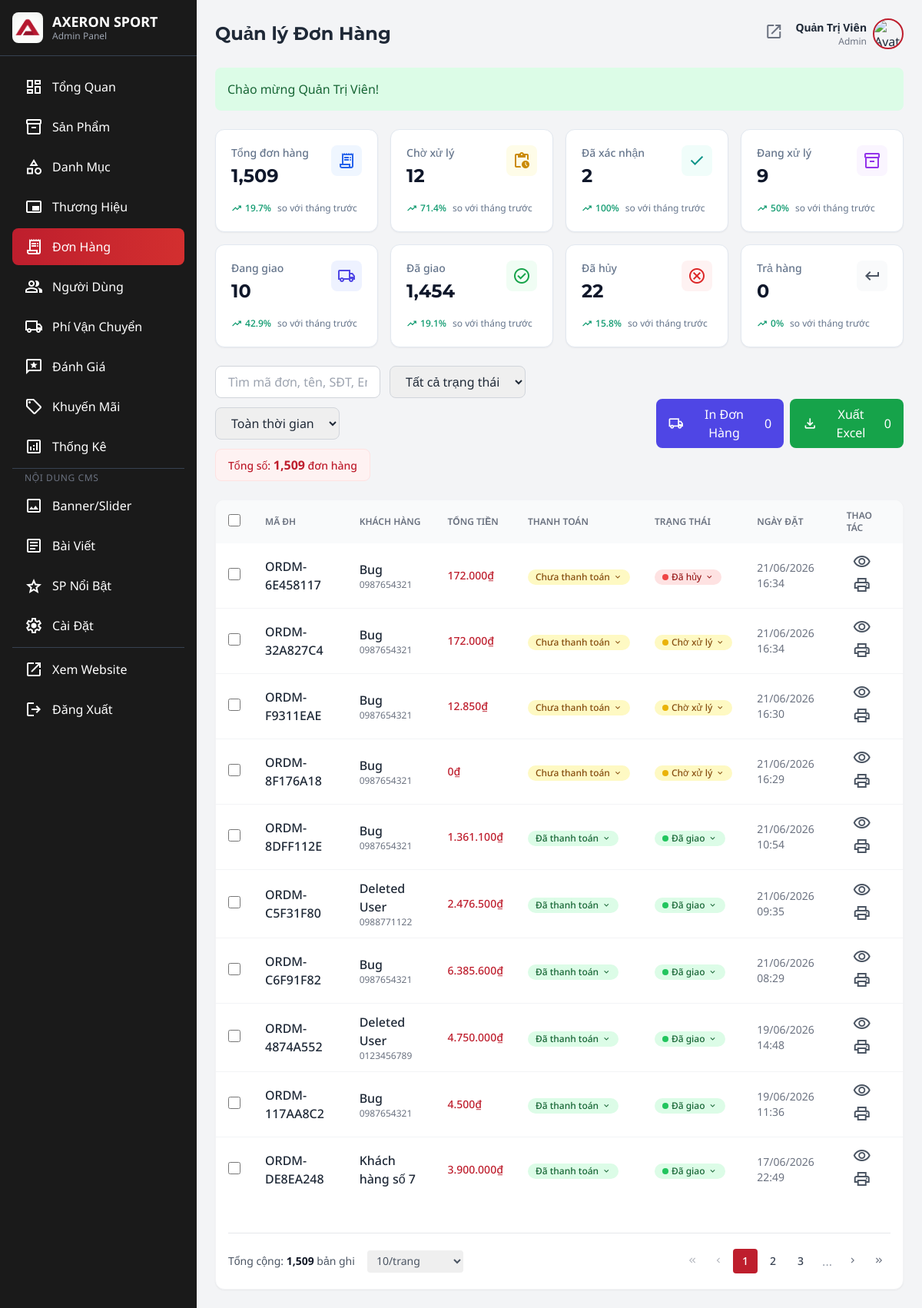
Screenshot of /admin/admin.php?action=orders (signed in) with the database file from the repository.
### tables this page shows
CREATE TABLE `orders` (
  `order_id` int(10) UNSIGNED NOT NULL,
  `order_code` varchar(50) DEFAULT NULL,
  `user_id` int(10) UNSIGNED DEFAULT NULL,
  `shipping_id` int(10) UNSIGNED DEFAULT NULL,
  `shipping_method_id` int(11) DEFAULT 1,
  `promo_id` int(10) UNSIGNED DEFAULT NULL,
  `recipient_name` varchar(100) NOT NULL COMMENT 'Snapshot ten nguoi nhan',
  `recipient_phone` varchar(15) NOT NULL COMMENT 'Snapshot so dien thoai',
  `recipient_email` varchar(100) DEFAULT NULL,
  `guest_token` varchar(64) DEFAULT NULL,
  `shipping_address` varchar(500) NOT NULL COMMENT 'Snapshot dia chi giao hang',
  `subtotal` decimal(14,2) NOT NULL DEFAULT 0.00 COMMENT 'Tong tien hang truoc giam gia',
  `discount_amount` decimal(14,2) NOT NULL DEFAULT 0.00 COMMENT 'So tien duoc giam',
  `shipping_fee` decimal(10,2) NOT NULL DEFAULT 0.00 COMMENT 'Phi van chuyen',
  `total_amount` decimal(14,2) NOT NULL DEFAULT 0.00 COMMENT 'Tong thanh toan cuoi cung',
  `order_status` enum('pending','confirmed','processing','shipped','delivered','cancelled','returned') NOT NULL DEFAULT 'pending' COMMENT 'Trang thai don hang',
  `payment_method` enum('cod','bank_transfer','momo','vnpay','zalopay','payos') NOT NULL DEFAULT 'cod',
  `payment_status` enum('unpaid','paid','refunded') NOT NULL DEFAULT 'unpaid' COMMENT 'Trang thai thanh toan',
  `note` text DEFAULT NULL,
  `created_at` datetime NOT NULL DEFAULT current_timestamp(),
  `updated_at` datetime NOT NULL DEFAULT current_timestamp() ON UPDATE current_timestamp()
);

CREATE TABLE `users` (
  `user_id` int(10) UNSIGNED NOT NULL,
  `role_id` tinyint(3) UNSIGNED NOT NULL DEFAULT 3 COMMENT '3=customer, 2=staff, 1=admin',
  `full_name` varchar(100) NOT NULL,
  `email` varchar(150) NOT NULL,
  `google_id` varchar(255) DEFAULT NULL,
  `facebook_id` varchar(255) DEFAULT NULL,
  `phone` varchar(15) DEFAULT NULL,
  `password_hash` varchar(255) DEFAULT NULL,
  `avatar_url` varchar(500) DEFAULT NULL,
  `gender` enum('male','female','other') DEFAULT NULL,
  `date_of_birth` date DEFAULT NULL,
  `is_active` tinyint(1) NOT NULL DEFAULT 1 COMMENT '1=hoat dong, 0=bi khoa',
  `is_deleted` tinyint(1) NOT NULL DEFAULT 0,
  `locked_until` datetime DEFAULT NULL COMMENT 'Khoa tam thoi sau nhieu lan dang nhap sai',
  `login_attempts` tinyint(3) UNSIGNED NOT NULL DEFAULT 0 COMMENT 'So lan dang nhap sai lien tiep',
  `remember_token` varchar(255) DEFAULT NULL COMMENT 'Token ghi nhớ đăng nhập',
  `email_verified` tinyint(1) NOT NULL DEFAULT 0,
  `created_at` datetime NOT NULL DEFAULT current_timestamp(),
  `updated_at` datetime NOT NULL DEFAULT current_timestamp() ON UPDATE current_timestamp(),
  `review_banned` tinyint(1) DEFAULT 0
);

### admin/admin-orders.php (the view, shortened to what the rows shown need)
<?php
$limit = (int)($_GET['limit'] ?? 10);
$currentPage = (int)($_GET['page'] ?? 1);
$offset = ($currentPage - 1) * $limit;
$where = "WHERE 1=1";
$params = [];
$orders = $db->select("
    SELECT o.*, u.full_name, u.email
    FROM orders o
    LEFT JOIN users u ON o.user_id = u.user_id
    $where
    ORDER BY o.created_at DESC
    LIMIT $limit OFFSET $offset
", $params);
?>
<div class="bg-white rounded-xl shadow-sm border border-gray-100 overflow-hidden">
    <div class="overflow-x-auto">
        <table class="w-full">
            <thead class="bg-gray-50">
                <tr>
                    <th class="px-4 py-3 text-left text-xs font-semibold text-gray-500 uppercase">
                        <input type="checkbox" id="select-all-orders" onchange="toggleSelectAllOrders()" class="w-4 h-4 rounded border-gray-300 cursor-pointer">
                    </th>
                    <th class="px-4 py-3 text-left text-xs font-semibold text-gray-500 uppercase">Mã ĐH</th>
                    <th class="px-4 py-3 text-left text-xs font-semibold text-gray-500 uppercase">Khách hàng</th>
                    <th class="px-4 py-3 text-left text-xs font-semibold text-gray-500 uppercase">Tổng tiền</th>
                    <th class="px-4 py-3 text-left text-xs font-semibold text-gray-500 uppercase">Thanh toán</th>
                    <th class="px-4 py-3 text-left text-xs font-semibold text-gray-500 uppercase">Trạng thái</th>
                    <th class="px-4 py-3 text-left text-xs font-semibold text-gray-500 uppercase">Ngày đặt</th>
                    <th class="px-4 py-3 text-left text-xs font-semibold text-gray-500 uppercase">Thao tác</th>
                </tr>
            </thead>
            <tbody class="divide-y divide-gray-100">
                <?php foreach ($orders as $order): ?>
                <tr class="hover:bg-gray-50">
                    <td class="px-4 py-3">
                        <input type="checkbox" name="order_ids[]" value="<?= $order['order_id'] ?>" class="order-checkbox w-4 h-4 rounded border-gray-300 cursor-pointer">
                    </td>
                    <td class="px-4 py-3">
                        <span class="font-medium"><?= htmlspecialchars($order['order_code']) ?></span>
                    </td>
                    <td class="px-4 py-3">
                        <p class="font-medium text-gray-800"><?= htmlspecialchars($order['full_name'] ?? $order['recipient_name']) ?></p>
                        <p class="text-xs text-gray-500"><?= htmlspecialchars($order['recipient_phone']) ?></p>
                    </td>
                    <td class="px-4 py-3 text-sm font-medium text-axeron-red"><?= formatPrice($order['total_amount']) ?></td>
                    <td class="px-4 py-3">
                        <?php
                        $paymentClass = match($order['payment_status']) {
                            'paid' => 'bg-green-100 text-green-800',
                            'unpaid' => 'bg-yellow-100 text-yellow-800',
                            'refunded' => 'bg-gray-100 text-gray-800',
                            default => 'bg-gray-100 text-gray-800'
                        };
                        $paymentText = match($order['payment_status']) {
                            'paid' => 'Đã thanh toán',
                            'unpaid' => 'Chưa thanh toán',
                            'refunded' => 'Đã hoàn tiền',
                            default => $order['payment_status']
                        };
                        ?>
                        <div class="relative inline-block">
                            <button onclick="togglePaymentDropdown(event, <?= $order['order_id'] ?>)"
                                    data-order-id="<?= $order['order_id'] ?>"
                                    class="payment-dropdown-btn px-2.5 py-0.5 rounded-full text-xs font-medium <?= $paymentClass ?> hover:opacity-80 transition-opacity flex items-center gap-1 cursor-pointer whitespace-nowrap">
                                <span class="payment-text"><?= $paymentText ?></span>
                                <span class="material-symbols-outlined text-xs">expand_more</span>
                            </button>
                        </div>
                    </td>
                    <td class="px-4 py-3">
                        <?php
                        $statusClass = match($order['order_status']) {
                            'pending' => 'bg-yellow-100 text-yellow-800',
                            'confirmed' => 'bg-blue-100 text-blue-800',
                            'processing' => 'bg-purple-100 text-purple-800',
                            'shipped' => 'bg-indigo-100 text-indigo-800',
                            'delivered' => 'bg-green-100 text-green-800',
                            'cancelled' => 'bg-red-100 text-red-800',
                            'returned' => 'bg-gray-100 text-gray-800',
                            default => 'bg-gray-100 text-gray-800'
                        };
                        $statusText = match($order['order_status']) {
                            'pending' => 'Chờ xử lý',
                            'confirmed' => 'Đã xác nhận',
                            'processing' => 'Đang xử lý',
                            'shipped' => 'Đang giao',
                            'delivered' => 'Đã giao',
                            'cancelled' => 'Đã hủy',
                            'returned' => 'Trả hàng',
                            default => $order['order_status']
                        };
                        $statusDot = match($order['order_status']) {
                            'pending' => 'bg-yellow-500',
                            'confirmed' => 'bg-blue-500',
                            'processing' => 'bg-purple-500',
                            'shipped' => 'bg-indigo-500',
                            'delivered' => 'bg-green-500',
                            'cancelled' => 'bg-red-500',
                            'returned' => 'bg-gray-500',
                            default => 'bg-gray-500'
                        };
                        ?>
                        <div class="relative inline-block">
                            <button onclick="toggleStatusDropdown(event, <?= $order['order_id'] ?>)"
                                    data-order-id="<?= $order['order_id'] ?>"
                                    class="status-dropdown-btn px-2.5 py-0.5 rounded-full text-xs font-medium <?= $statusClass ?> hover:opacity-80 transition-opacity flex items-center gap-1 cursor-pointer whitespace-nowrap">
                                <span class="status-dot w-2 h-2 rounded-full <?= $statusDot ?>"></span>
                                <span class="status-text"><?= $statusText ?></span>
                                <span class="material-symbols-outlined text-xs">expand_more</span>
                            </button>
                        </div>
                    </td>
                    <td class="px-4 py-3 text-sm text-gray-500"><?= date('d/m/Y H:i', strtotime($order['created_at'])) ?></td>
                    <td class="px-4 py-3">
                        <a href="javascript:void(0)" onclick="viewOrder(<?= $order['order_id'] ?>)"
                           class="p-2 hover:bg-gray-100 rounded-lg transition-colors" title="Chi tiết">
                            <span class="material-symbols-outlined text-gray-600">visibility</span>
                        </a>
                        <a href="javascript:void(0)" onclick="printInvoice(<?= $order['order_id'] ?>)"
                           class="p-2 hover:bg-gray-100 rounded-lg transition-colors" title="In hóa đơn">
                            <span class="material-symbols-outlined text-gray-600">print</span>
                        </a>
                    </td>
                </tr>
                <?php endforeach; ?>
            </tbody>
        </table>
    </div>
</div>

### rows the page displays
orders: order_code "ORDM-6E458117", user.full_name "Bug", recipient_phone "0987654321", total_amount "172.000₫", payment_status "Chưa thanh toán", order_status "Đã hủy", created_at "21/06/2026 16:34"
orders: order_code "ORDM-32A827C4", user.full_name "Bug", recipient_phone "0987654321", total_amount "172.000₫", payment_status "Chưa thanh toán", order_status "Chờ xử lý", created_at "21/06/2026 16:34"
orders: order_code "ORDM-F9311EAE", user.full_name "Bug", recipient_phone "0987654321", total_amount "12.850₫", payment_status "Chưa thanh toán", order_status "Chờ xử lý", created_at "21/06/2026 16:30"
orders: order_code "ORDM-8F176A18", user.full_name "Bug", recipient_phone "0987654321", total_amount "0₫", payment_status "Chưa thanh toán", order_status "Chờ xử lý", created_at "21/06/2026 16:29"
orders: order_code "ORDM-8DFF112E", user.full_name "Bug", recipient_phone "0987654321", total_amount "1.361.100₫", payment_status "Đã thanh toán", order_status "Đã giao", created_at "21/06/2026 10:54"
orders: order_code "ORDM-C5F31F80", user.full_name "Deleted User", recipient_phone "0988771122", total_amount "2.476.500₫", payment_status "Đã thanh toán", order_status "Đã giao", created_at "21/06/2026 09:35"
orders: order_code "ORDM-C6F91F82", user.full_name "Bug", recipient_phone "0987654321", total_amount "6.385.600₫", payment_status "Đã thanh toán", order_status "Đã giao", created_at "21/06/2026 08:29"
orders: order_code "ORDM-4874A552", user.full_name "Deleted User", recipient_phone "0123456789", total_amount "4.750.000₫", payment_status "Đã thanh toán", order_status "Đã giao", created_at "19/06/2026 14:48"
orders: order_code "ORDM-117AA8C2", user.full_name "Bug", recipient_phone "0987654321", total_amount "4.500₫", payment_status "Đã thanh toán", order_status "Đã giao", created_at "19/06/2026 11:36"
orders: order_code "ORDM-DE8EA248", user.full_name "Khách hàng số 7", total_amount "3.900.000₫", payment_status "Đã thanh toán", order_status "Đã giao", created_at "17/06/2026 22:49"

### other values shown
$adminSettings['site_name'] "AXERON SPORT"
$displayTitle "Quản lý Đơn Hàng"
$currentUser['full_name'] "Quản Trị Viên"
$flash['message'] "Chào mừng Quản Trị Viên!"
$title "Tổng đơn hàng Chờ xử lý Đã xác nhận Đang xử lý Đang giao Đã giao Đã hủy Trả hàng"
$value "1,509 12 2 9 10 1,454 22 0"
$percent "19.7% 71.4% 100% 50% 42.9% 19.1% 15.8% 0%"
$totalRecords "1,509"
form field limit "10/trang"
